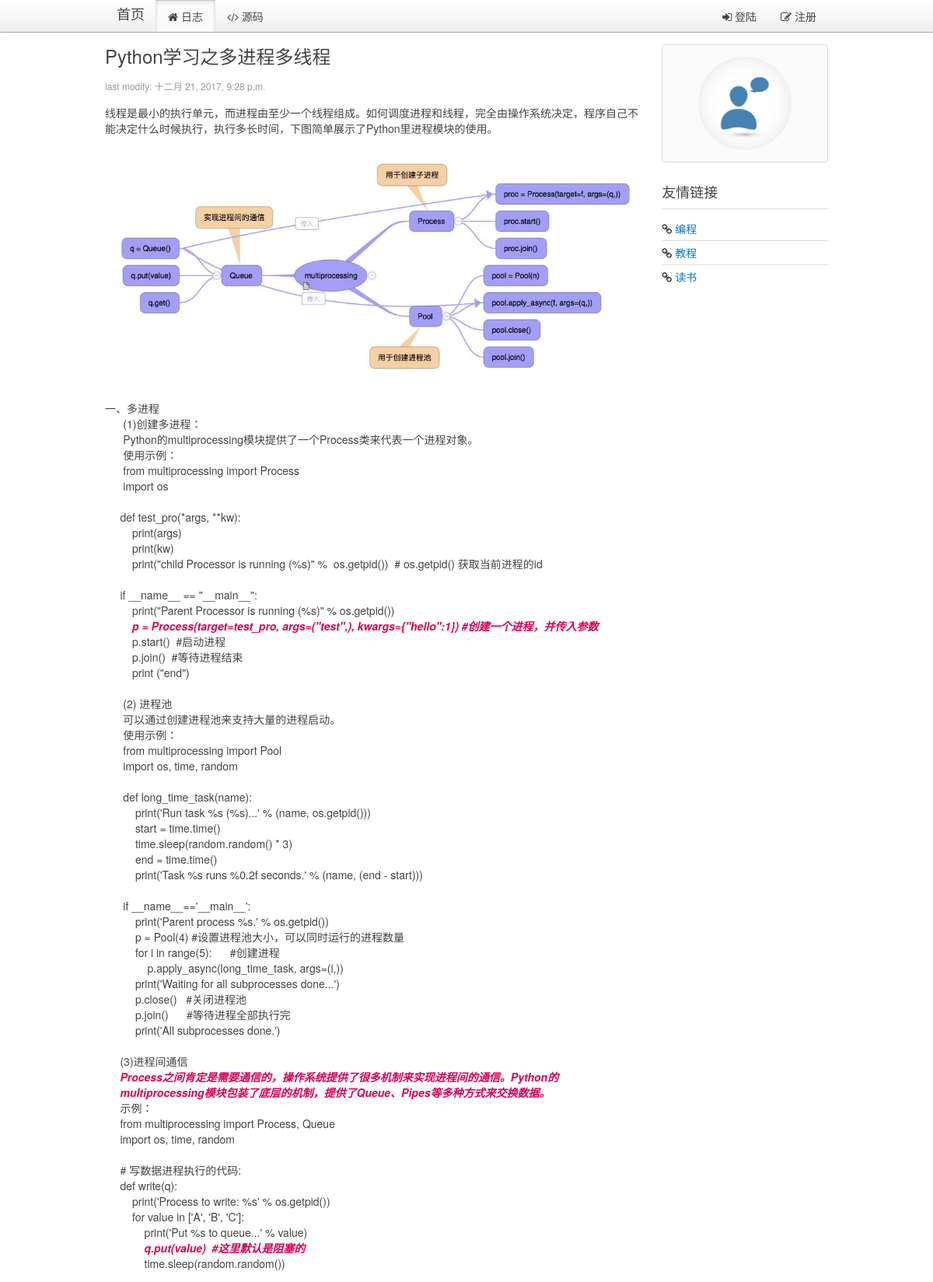
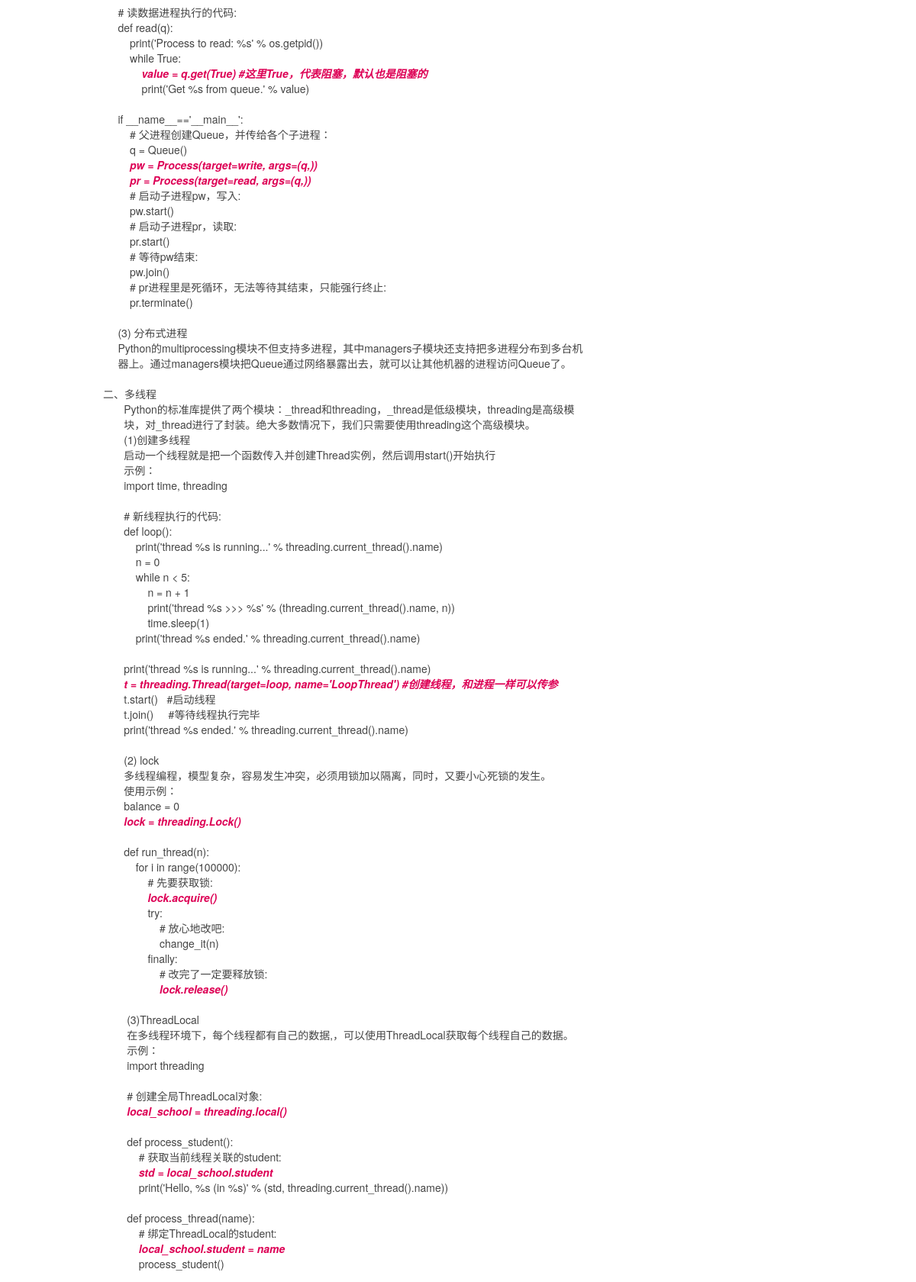
Page /blog/page/31/ (upper part) on the committed database (2 pictures, top to bottom).
### blog/models.py (models this page shows, shortened)
class Blog(models.Model):
    title = models.CharField(max_length=32, default="Title")
    content = models.TextField(null=True)
    summary = models.TextField(null=True)
    create_time = models.DateTimeField(null=True)

### blog/views.py (the view)
# urls.py: url(r'^page/(?P<blog_id>\d+)/$', views.show_blog, name="show_blog"),
def show_blog(request, blog_id):
    userinfo = ""
    account = request.COOKIES.get("account","")
    if account:
        userinfo = models.User.objects.filter(account=account)
        if userinfo:
            userinfo = userinfo[0]
    blog = models.Blog.objects.get(id=blog_id)
    comments = models.Comments.objects.filter(blog_id=blog_id, comment_id=0)
    return render(request, "blog/blog.html", {"blog": blog, "comments":comments, "userinfo":userinfo})

### blog/templatetags/myfilter.py (called while the page is built)
@register.filter
def replaceTags(content):  #这里应该需要继续研究下，有时候需要空格，而不是&nbsp;
    content = content.replace("  ", "&nbsp;&nbsp;")  # 预处理空格
    content = content.replace("\n", "<br/>")  # 预处理换行
    return content

### blog/templates/blog/blog.html (shortened to what this page needs)
{% extends '__base__.html' %}
{% load myfilter %}
{% block content %}
    <div class="uk-width-medium-3-4">
        <article class="uk-article">
            <h2>{{ blog.title }}</h2>
            <p class="uk-article-meta">last modify: {{ blog.create_time }}</p>
            <p>{% autoescape off %}{{ blog.content | replaceTags }}{% endautoescape %}</p>
        </article>
    </div>
    <div class="uk-width-medium-1-4">
        <div class="uk-panel uk-panel-box">
            <div class="uk-text-center">
                <img class="uk-border-circle" width="120" height="120" src="{% if userinfo.image %}{{ userinfo.image.url }} {% else %} /media/img/default.jpg {% endif %}">
            </div>
        </div>
        <div class="uk-panel uk-panel-header">
            <h3 class="uk-panel-title">友情链接</h3>
            <ul class="uk-list uk-list-line">
                <li><i class="uk-icon-link"></i> <a target="_blank" href="https://github.com/cabbageGG">编程</a></li>
                <li><i class="uk-icon-link"></i> <a target="_blank" href="https://www.liaoxuefeng.com/">教程</a></li>
                <li><i class="uk-icon-link"></i> <a target="_blank" href="http://blog.jobbole.com/all-posts/">读书</a></li>
            </ul>
        </div>
    </div>
{% endblock %}

### rows in the picture
Blog: title "Python学习之多进程多线程", create_time "十二月 21, 2017, 9:28 p.m.", content "线程是最小的执行单元，而进程由至少一个线程组成。如何调度进程和线程，完全由操作系统决定，程序自己不能决定什么时候执行，执行多长时间，下图简单展示了Python里进程模块的使用。 一、多进程 (1)创建多进程： Python的multiprocessing模块提供了一个Process类来代表一个进程对象。 使用示例： from multiprocessing import Process import os def test_pro(*args, **kw): print(args) print(kw) print(\"child Processor is running (%s)\" % os.getpid()) # os.getpid() 获取当前进程的id if __name__ == \"__main__\": print(\"Parent Processor is running (%s)\" % os.getpid()) p = Process(target=test_pro, args=(\"test\",), kwargs={\"hello\":1}) #创建一个进程，并传入参数 p.start() #启动进程 p.join() #等待进程结束 print (\"end\") (2) 进程池 可以通过创建进程池来支持大量的进程启动。 使用示例： from multiprocessing import Pool import os, time, random def long_time_task(name): print('Run task %s (%s)...' % (name,…", content (picture)
